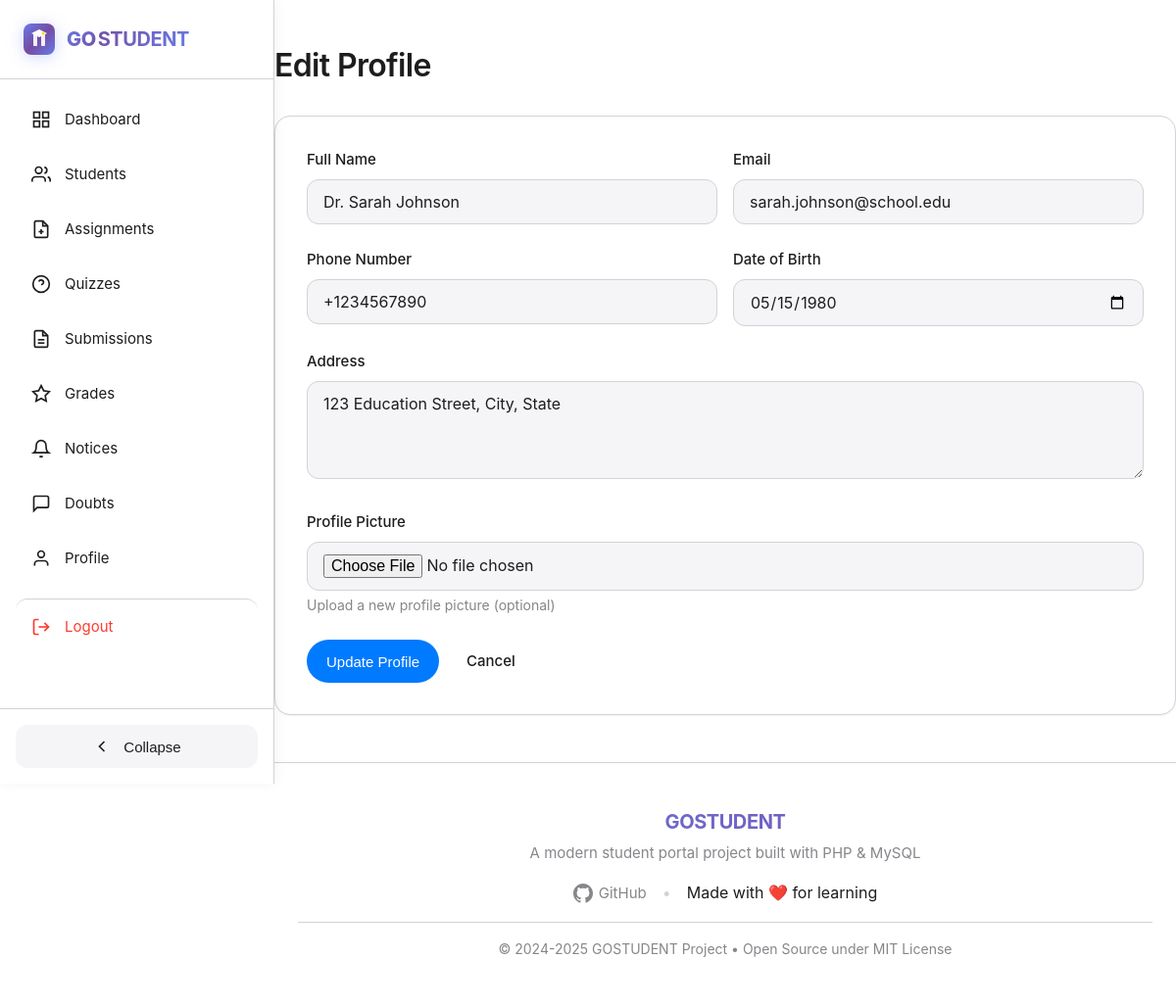
The app's page /pages/teacher/edit_profile.php (signed in) with its own data.
### tables this page shows
CREATE TABLE `users` (
  `id` int(11) NOT NULL,
  `username` varchar(50) NOT NULL,
  `password` varchar(255) NOT NULL,
  `role` enum('student','teacher') NOT NULL,
  `name` varchar(100) NOT NULL,
  `email` varchar(100) NOT NULL,
  `phone` varchar(20) DEFAULT NULL,
  `address` text DEFAULT NULL,
  `dob` date DEFAULT NULL,
  `profile_picture` varchar(255) DEFAULT NULL,
  `created_at` timestamp NOT NULL DEFAULT current_timestamp(),
  `updated_at` timestamp NOT NULL DEFAULT current_timestamp() ON UPDATE current_timestamp()
);

### pages/teacher/edit_profile.php (the view, shortened to what this page needs)
<?php
require_once '../../includes/header.php';
$stmt = $pdo->prepare("SELECT * FROM users WHERE id = ?");
$stmt->execute([$_SESSION['user_id']]);
$user = $stmt->fetch();
?>
<h2 class="mb-xl">Edit Profile</h2>
<div class="row">
    <div class="col col-8" style="margin: 0 auto;">
        <div class="card">
            <div class="card-content">
                <form method="POST" enctype="multipart/form-data">
                    <div class="form-row">
                        <div class="form-group">
                            <label for="name" class="form-label">Full Name</label>
                            <input id="name" type="text" name="name" class="form-input" value="<?php echo htmlspecialchars($user['name']); ?>" required>
                        </div>
                        <div class="form-group">
                            <label for="email" class="form-label">Email</label>
                            <input id="email" type="email" name="email" class="form-input" value="<?php echo htmlspecialchars($user['email']); ?>" required>
                        </div>
                    </div>
                    <div class="form-row">
                        <div class="form-group">
                            <label for="phone" class="form-label">Phone Number</label>
                            <input id="phone" type="text" name="phone" class="form-input" value="<?php echo htmlspecialchars($user['phone']); ?>">
                        </div>
                        <div class="form-group">
                            <label for="dob" class="form-label">Date of Birth</label>
                            <input id="dob" type="date" name="dob" class="form-input" value="<?php echo $user['dob']; ?>">
                        </div>
                    </div>
                    <div class="form-group">
                        <label for="address" class="form-label">Address</label>
                        <textarea id="address" name="address" class="form-textarea"><?php echo htmlspecialchars($user['address']); ?></textarea>
                    </div>
                    <div class="form-group">
                        <label for="profile_picture" class="form-label">Profile Picture</label>
                        <input type="file" name="profile_picture" id="profile_picture" class="form-input" accept="image/*">
                        <p class="form-helper">Upload a new profile picture (optional)</p>
                    </div>
                    <div class="flex gap-sm" style="margin-top: var(--spacing-lg);">
                        <button type="submit" class="btn btn-primary">Update Profile</button>
                        <a href="profile.php" class="btn btn-ghost">Cancel</a>
                    </div>
                </form>
            </div>
        </div>
    </div>
</div>
<?php require_once '../../includes/footer.php'; ?>

### assets/css/apple-theme.css (style rules this page uses)
:root { --color-background: #ffffff; --color-foreground: #1d1d1f; --color-card: #ffffff; --color-card-foreground: #1d1d1f; --color-primary: #007aff; --color-primary-foreground: #ffffff; --color-secondary: #f5f5f7; --color-secondary-foreground: #1d1d1f; --color-muted: #f5f5f7; --color-muted-foreground: #86868b; --color-accent: #f5f5f7; --color-accent-foreground: #1d1d1f; --color-destructive: #ff3b30; --color-destructive-foreground: #ffffff; --color-success: #34c759; --color-warning: #ff9500; --color-border: #d2d2d7; --color-input: #f5f5f7; --color-ring: #007aff; --shadow-sm: 0 1px 2px 0 rgba(0, 0, 0, 0.05); --shadow-md: 0 4px 6px -1px rgba(0, 0, 0, 0.1), 0 2px 4px -1px rgba(0, 0, 0, 0.06); --shadow-lg: 0 10px 15px -3px rgba(0, 0, 0, 0.1), 0 4px 6px -2px rgba(0, 0, 0, 0.05); --shadow-xl: 0 20px 25px -5px rgba(0, 0, 0, 0.1), 0 10px 10px -5px rgba(0, 0, 0, 0.04); --radius-sm: 8px; --radius-md: 12px; --radius-lg: 16px; --radius-xl: 20px; --radius-full: 9999px; --font-sans: -apple-system, BlinkMacSystemFont, "SF Pro Display", "Segoe UI", Roboto, "Helvetica Neue", Arial, sans-serif; --font-mono: "SF Mono", Monaco, "Cascadia Code", "Courier New", monospace; --spacing-xs: 4px; --spacing-sm: 8px; --spacing-md: 16px; --spacing-lg: 24px; --spacing-xl: 32px; --spacing-2xl: 48px; --transition-fast: 150ms cubic-bezier(0.4, 0, 0.2, 1); --transition-base: 250ms cubic-bezier(0.4, 0, 0.2, 1); --transition-slow: 350ms cubic-bezier(0.4, 0, 0.2, 1); }
* { margin: 0; padding: 0; box-sizing: border-box; }
html { -webkit-font-smoothing: antialiased; -moz-osx-font-smoothing: grayscale; text-rendering: optimizeLegibility; }
body { font-family: var(--font-sans); background-color: var(--color-background); color: var(--color-foreground); line-height: 1.6; font-size: 16px; transition: background-color var(--transition-base), color var(--transition-base); }
h1, h2, h3, h4, h5, h6 { font-weight: 600; line-height: 1.2; letter-spacing: -0.02em; color: var(--color-foreground); }
h2 { font-size: 2rem; }
p { margin-bottom: var(--spacing-md); color: var(--color-foreground); }
a { color: var(--color-primary); text-decoration: none; transition: opacity var(--transition-fast); }
body { display: flex; min-height: 100vh; }
.card { background: var(--color-card); border: 1px solid var(--color-border); border-radius: var(--radius-lg); padding: var(--spacing-xl); box-shadow: var(--shadow-sm); transition: all var(--transition-base); overflow: hidden; }
.card-content { color: var(--color-foreground); }
.btn { display: inline-flex; align-items: center; justify-content: center; gap: var(--spacing-sm); padding: 10px 20px; border-radius: var(--radius-full); font-size: 0.9375rem; font-weight: 500; border: none; cursor: pointer; transition: all var(--transition-fast); text-decoration: none; white-space: nowrap; }
.btn-primary { background-color: var(--color-primary); color: var(--color-primary-foreground); }
.btn-ghost { background-color: transparent; color: var(--color-foreground); }
.form-group { margin-bottom: var(--spacing-lg); }
.form-label { display: block; margin-bottom: var(--spacing-sm); font-size: 0.9375rem; font-weight: 500; color: var(--color-foreground); }
.form-input, .form-textarea, .form-select { width: 100%; padding: 12px 16px; border: 1px solid var(--color-border); border-radius: var(--radius-md); background-color: var(--color-input); color: var(--color-foreground); font-size: 1rem; font-family: var(--font-sans); transition: all var(--transition-fast); }
.form-textarea { resize: vertical; min-height: 100px; }
.form-helper { color: var(--color-muted-foreground); font-size: 0.875rem; margin-top: var(--spacing-xs); }
.row { display: flex; flex-wrap: wrap; margin: 0 calc(var(--spacing-md) * -1); }
.col { flex: 1; padding: 0 var(--spacing-md); margin-bottom: var(--spacing-lg); }
.mb-xl { margin-bottom: var(--spacing-xl); }
.flex { display: flex; }
.gap-sm { gap: var(--spacing-sm); }

### pages/teacher/edit_profile.php (style rules this page uses)
.form-row { display: grid; grid-template-columns: 1fr 1fr; gap: var(--spacing-md); }

### records on screen
users: name "Dr. Sarah Johnson", email "sarah.johnson@school.edu", phone "+1234567890", dob "05/15/1980", address "123 Education Street, City, State"
